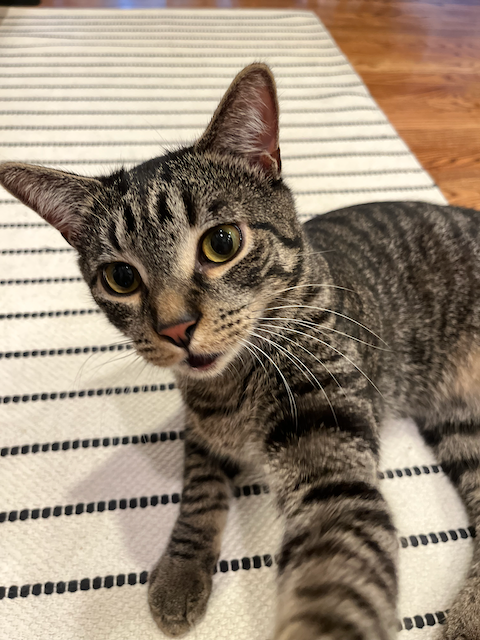
%> input picture my_cat.png, 480 x 640 px
$ octave DCT.m   (GNU Octave 9; MATLAB toolbox functions it lacks are replaced by stand-ins)
%> lines starting %> are read from the running program, lines starting %| are printed output that depends on the picture

N=8;
n=0:N-1;
k=0:N-1;
k=k.';
t=k*(pi()/N*(n+.5));
dct = cos(t);
% dct = zeros(N);
% i = cos(pi()/N*(n+.5)*k);
%plot(cos(t))

A=imread('my_cat.png');
%> A is the input picture: size 640x480x3 uint8; mean R, G, B 153.6, 137.8, 119.6
A=mean(A,3);
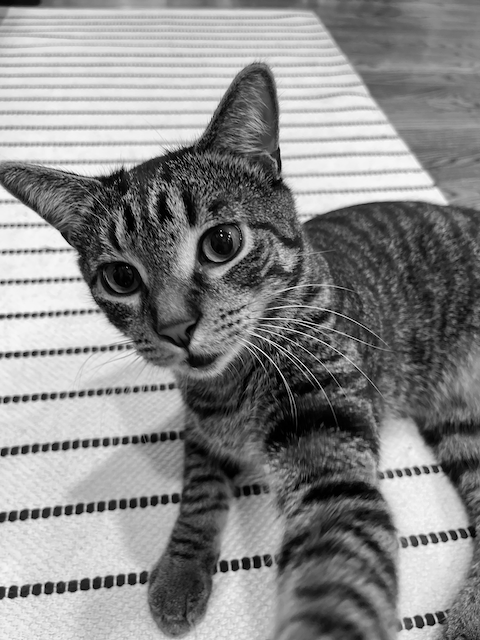
%> A: size 640x480 double; min 0, max 255, mean 137
B=filter2([.3,.3,.3;.3,.3,.3;.3,.3,.3],A);
C=A(1:3:end,1:3:end);
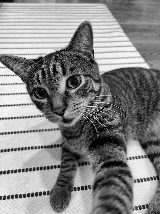
%> C: size 214x160 double; min 0, max 247.3, mean 137.3
C2=B(1:3:end,1:3:end);
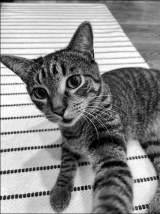
%> C2: size 214x160 double; min 2.4, max 665.4, mean 368.1; drawn with min black and max white
D=filter2([.3,.3,.3;.3,.3,.3;.3,.3,.3],C2);
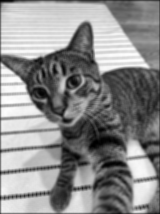
%> D: size 214x160 double; min 8.94, max 1788.1, mean 988.2; drawn with min black and max white
E=D(1:3:end,1:3:end);
F=E(10:10+31,5:5+31);
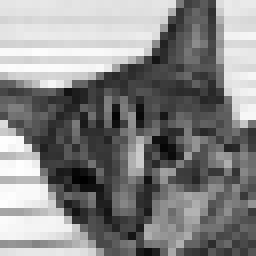
%> F: size 32x32 double (shown 8 times larger); min 43.86, max 1777.4, mean 955.7; drawn with min black and max white
F=F/max(max(F))*255;
% figure(1)
% imshow(F,[])
F=A;
imsize=size(F);
%> imsize = [640 480]
cols=imsize(2);
%> cols = 480
rows=imsize(1);
%> rows = 640

F=A(1:floor(rows/8)*8,1:floor(cols/8)*8);

qtable=[16 11 10 16 24 40 51 61;
        12 12 14 19 26 58 60 55;
        14 13 16 24 40 57 69 56;
        14 17 22 29 51 87 80 62;
        18 22 37 56 68 109 103 77;
        24 35 55 64 81 104 113 92;
        49 64 78 87 103 121 120 101;
        72 92 95 98 112 100 103 99;
        ];
filter=[1 1 1 1 1 1 1 1;
        1 1 1 1 1 1 1 1;
        1 1 1 1 1 1 1 1;
        1 1 1 1 1 1 1 1;
        1 1 1 1 1 1 1 1;
        1 1 1 1 1 1 1 1;
        1 1 1 1 1 1 1 1;
        1 1 1 1 1 1 1 1;
        ];
X=ones(32);
for i = 1:N:rows
    for j = 1:N:cols
        X(i:i+N-1,j:j+N-1)=dct*F(i:i+N-1,j:j+N-1)*dct.';
    end
end
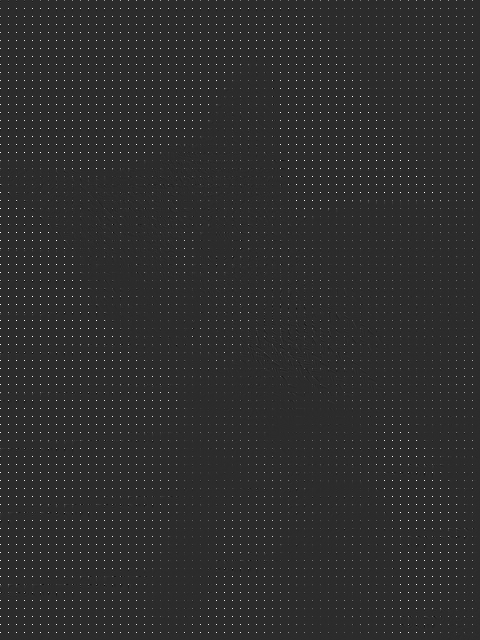
%> X: size 640x480 double; min -3277.5, max 15708.7, mean 136.7; drawn with min black and max white
Q=ones(32);
for i = 1:N:rows
    for j = 1:N:cols
        Q(i:i+N-1,j:j+N-1)=round(X(i:i+N-1,j:j+N-1)./qtable);
    end
end
q=ones(32);
for i = 1:N:rows
    for j = 1:N:cols
        q(i:i+N-1,j:j+N-1)=inv(dct)*(Q(i:i+N-1,j:j+N-1).*qtable.*filter)*inv(dct.');
    end
end


% [9 lines of commented-out code are left out]
subplot(1,3,1)
imshow(F,[])
subplot(1,3,2)
imshow(Q,[])
subplot(1,3,3)
imshow(q,[])
err=F-q;
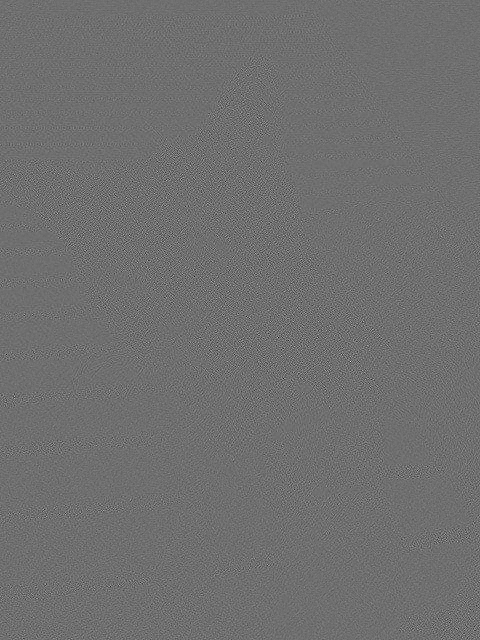
%> err: size 640x480 double; min -19.98, max 25.71, mean 0; drawn with min black and max white
% [14 lines of commented-out code are left out]
